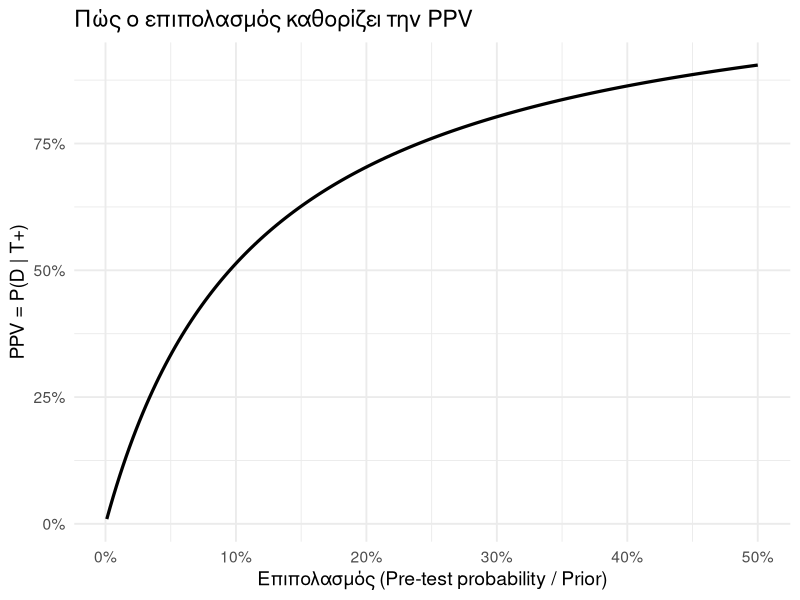
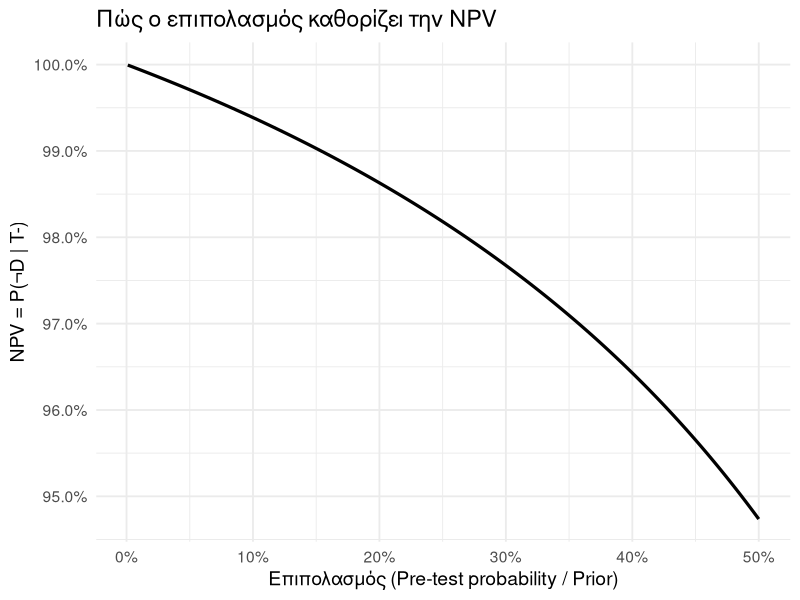

The R script that drew these images, in order:
## ---- chunk 1
#| label: setup
options(timeout = 600)

pkgs <- c("dplyr", "ggplot2", "tidyr", "tibble", "scales")

to_install <- setdiff(pkgs, rownames(installed.packages()))
if (length(to_install) > 0) {
  install.packages(to_install, repos = "https://cloud.r-project.org")
}

suppressPackageStartupMessages(
  invisible(lapply(pkgs, library, character.only = TRUE))
)

theme_set(theme_minimal(base_size = 14))
## ---- chunk 2
#| label: functions

check_probs <- function(prev, se, sp) {
  ok <- all(prev >= 0, prev <= 1, se >= 0, se <= 1, sp >= 0, sp <= 1)
  if (!ok) stop("Όλες οι πιθανότητες πρέπει να είναι στο [0,1].")
}

ppv_npv <- function(prev, se, sp) {
  check_probs(prev, se, sp)
  ppv <- (se * prev) / ((se * prev) + ((1 - sp) * (1 - prev)))
  npv <- (sp * (1 - prev)) / ((sp * (1 - prev)) + ((1 - se) * prev))
  tibble(prev = prev, se = se, sp = sp, ppv = ppv, npv = npv)
}

## ---- chunk 3
#| label: example-calc

prevalence  <- 0.01
sensitivity <- 0.95
specificity <- 0.90

res <- ppv_npv(prevalence, sensitivity, specificity)

res %>%
  mutate(
    prev = scales::percent(prev),
    ppv  = scales::percent(ppv, accuracy = 0.01),
    npv  = scales::percent(npv, accuracy = 0.01)
  )

## ---- chunk 4
#| label: simulation-data

sim_data <- tibble(
  prev = seq(0.001, 0.5, length.out = 200),
  se = 0.95,
  sp = 0.90
) %>%
  mutate(
    ppv = (se * prev) / ((se * prev) + (1 - sp) * (1 - prev)),
    npv = (sp * (1 - prev)) / ((sp * (1 - prev)) + (1 - se) * prev)
  )

## ---- chunk 5
#| label: plot-ppv
#| fig-cap: "Σχέση Επιπολασμού και PPV (Se=95%, Sp=90%)"

ggplot(sim_data, aes(x = prev, y = ppv)) +
  geom_line(size = 1.1) +
  scale_x_continuous(labels = scales::percent) +
  scale_y_continuous(labels = scales::percent) +
  labs(
    title = "Πώς ο επιπολασμός καθορίζει την PPV",
    x = "Επιπολασμός (Pre-test probability / Prior)",
    y = "PPV = P(D | T+)"
  )
## ---- chunk 6
#| label: plot-npv
#| fig-cap: "Σχέση Επιπολασμού και NPV (Se=95%, Sp=90%)"

ggplot(sim_data, aes(x = prev, y = npv)) +
  geom_line(size = 1.1) +
  scale_x_continuous(labels = scales::percent) +
  scale_y_continuous(labels = scales::percent) +
  labs(
    title = "Πώς ο επιπολασμός καθορίζει την NPV",
    x = "Επιπολασμός (Pre-test probability / Prior)",
    y = "NPV = P(¬D | T-)"
  )
## ---- chunk 7
#| label: exercise-1
ppv_npv(prev = 0.01, se = 0.95, sp = 0.99)
## ---- chunk 8
#| label: exercise-2
bind_rows(
  ppv_npv(prev = 0.005, se = 0.90, sp = 0.90) %>% mutate(group = "A (Prev 0.5%)"),
  ppv_npv(prev = 0.15,  se = 0.90, sp = 0.90) %>% mutate(group = "B (Prev 15%)")
) %>%
  select(group, prev, se, sp, ppv, npv) %>%
  mutate(across(c(prev, se, sp, ppv, npv), ~scales::percent(.x, accuracy = 0.01)))
